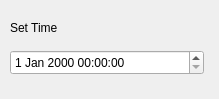
<?xml version="1.0" encoding="UTF-8"?>
<ui version="4.0">
 <class>dialog</class>
 <widget class="QDialog" name="dialog">
  <property name="geometry">
   <rect>
    <x>0</x>
    <y>0</y>
    <width>219</width>
    <height>99</height>
   </rect>
  </property>
  <property name="windowTitle">
   <string>Dialog</string>
  </property>
  <widget class="QDateTimeEdit" name="dateTimeEdit">
   <property name="geometry">
    <rect>
     <x>10</x>
     <y>50</y>
     <width>194</width>
     <height>25</height>
    </rect>
   </property>
  </widget>
  <widget class="QLabel" name="label">
   <property name="geometry">
    <rect>
     <x>10</x>
     <y>20</y>
     <width>58</width>
     <height>15</height>
    </rect>
   </property>
   <property name="text">
    <string>Set Time</string>
   </property>
  </widget>
 </widget>
 <resources/>
 <connections/>
</ui>
